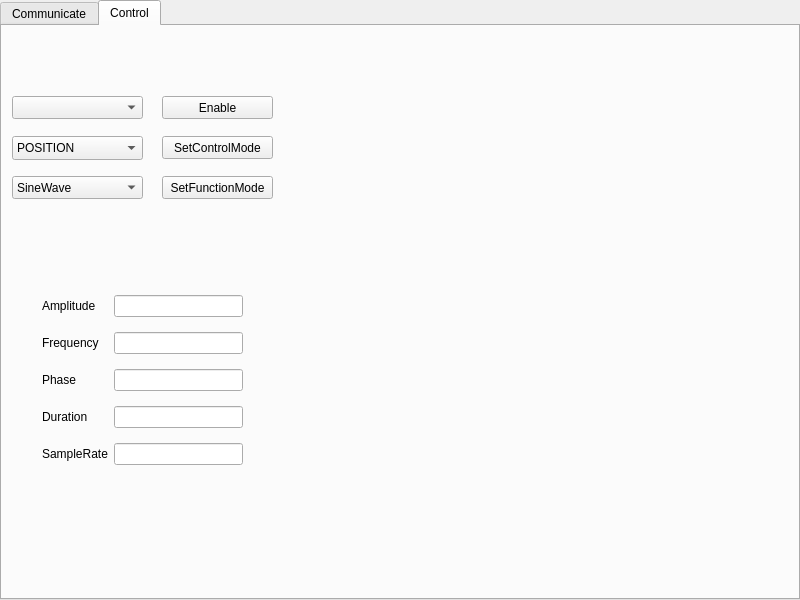
<?xml version="1.0" encoding="UTF-8"?>
<ui version="4.0">
    <class>FSA_Tool</class>
    <widget class="QMainWindow" name="FSA_Tool">
        <property name="geometry">
            <rect>
                <x>0</x>
                <y>0</y>
                <width>800</width>
                <height>600</height>
            </rect>
        </property>
        <property name="windowTitle">
            <string>MainWindow</string>
        </property>
        <widget class="QWidget" name="centralwidget">
            <widget class="QTabWidget" name="tabWidget">
                <property name="geometry">
                    <rect>
                        <x>0</x>
                        <y>0</y>
                        <width>800</width>
                        <height>600</height>
                    </rect>
                </property>
                <property name="currentIndex">
                    <number>1</number>
                </property>
                <widget class="QWidget" name="tab_communicate">
                    <attribute name="title">
                        <string>Communicate</string>
                    </attribute>
                </widget>
                <widget class="QWidget" name="tab_control">
                    <attribute name="title">
                        <string>Control</string>
                    </attribute>
                    <widget class="QComboBox" name="comboBox_controlMode">
                        <property name="geometry">
                            <rect>
                                <x>10</x>
                                <y>110</y>
                                <width>131</width>
                                <height>24</height>
                            </rect>
                        </property>
                        <item>
                            <property name="text">
                                <string>POSITION</string>
                            </property>
                        </item>
                        <item>
                            <property name="text">
                                <string>VELOCITY</string>
                            </property>
                        </item>
                        <item>
                            <property name="text">
                                <string>CURRENT</string>
                            </property>
                        </item>
                        <item>
                            <property name="text">
                                <string>PD</string>
                            </property>
                        </item>
                    </widget>
                    <widget class="QComboBox" name="comboBox_fsaList">
                        <property name="geometry">
                            <rect>
                                <x>10</x>
                                <y>70</y>
                                <width>131</width>
                                <height>23</height>
                            </rect>
                        </property>
                    </widget>
                    <widget class="QComboBox" name="comboBox_functionMode">
                        <property name="geometry">
                            <rect>
                                <x>10</x>
                                <y>150</y>
                                <width>131</width>
                                <height>23</height>
                            </rect>
                        </property>
                        <item>
                            <property name="text">
                                <string>SineWave</string>
                            </property>
                        </item>
                        <item>
                            <property name="text">
                                <string>BandWidth</string>
                            </property>
                        </item>
                    </widget>
                    <widget class="QPushButton" name="pushButton_setControlMode">
                        <property name="geometry">
                            <rect>
                                <x>160</x>
                                <y>110</y>
                                <width>111</width>
                                <height>23</height>
                            </rect>
                        </property>
                        <property name="text">
                            <string>SetControlMode</string>
                        </property>
                    </widget>
                    <widget class="QPushButton" name="pushButton_setFunctionMode">
                        <property name="geometry">
                            <rect>
                                <x>160</x>
                                <y>150</y>
                                <width>111</width>
                                <height>23</height>
                            </rect>
                        </property>
                        <property name="text">
                            <string>SetFunctionMode</string>
                        </property>
                    </widget>
                    <widget class="QPushButton" name="pushButton_enableFSA">
                        <property name="geometry">
                            <rect>
                                <x>160</x>
                                <y>70</y>
                                <width>111</width>
                                <height>23</height>
                            </rect>
                        </property>
                        <property name="text">
                            <string>Enable</string>
                        </property>
                    </widget>
                    <widget class="QStackedWidget" name="stackedWidget_configControlData">
                        <property name="geometry">
                            <rect>
                                <x>20</x>
                                <y>210</y>
                                <width>251</width>
                                <height>301</height>
                            </rect>
                        </property>
                        <property name="currentIndex">
                            <number>0</number>
                        </property>
                        <widget class="QWidget" name="page_sineWave">
                            <widget class="QWidget" name="gridLayoutWidget_2">
                                <property name="geometry">
                                    <rect>
                                        <x>20</x>
                                        <y>50</y>
                                        <width>201</width>
                                        <height>188</height>
                                    </rect>
                                </property>
                                <layout class="QGridLayout"
                                    name="gridLayout_sinwWave_sineWave_functionLayout">
                                    <item row="2" column="1">
                                        <widget class="QLineEdit" name="lineEdit_sinwWave_phase" />
                                    </item>
                                    <item row="0" column="0">
                                        <widget class="QLabel" name="label_sinwWave_amplitude">
                                            <property name="text">
                                                <string>Amplitude</string>
                                            </property>
                                        </widget>
                                    </item>
                                    <item row="0" column="1">
                                        <widget class="QLineEdit" name="lineEdit_sinwWave_amplitude" />
                                    </item>
                                    <item row="3" column="1">
                                        <widget class="QLineEdit" name="lineEdit_sinwWave_duration" />
                                    </item>
                                    <item row="4" column="1">
                                        <widget class="QLineEdit"
                                            name="lineEdit_sinwWave_sampleRate" />
                                    </item>
                                    <item row="1" column="1">
                                        <widget class="QLineEdit" name="lineEdit_sinwWave_frequency" />
                                    </item>
                                    <item row="1" column="0">
                                        <widget class="QLabel" name="label_sinwWave_frequency">
                                            <property name="text">
                                                <string>Frequency</string>
                                            </property>
                                        </widget>
                                    </item>
                                    <item row="2" column="0">
                                        <widget class="QLabel" name="label_sinwWave_phase">
                                            <property name="text">
                                                <string>Phase</string>
                                            </property>
                                        </widget>
                                    </item>
                                    <item row="3" column="0">
                                        <widget class="QLabel" name="label_sinwWave_duration">
                                            <property name="text">
                                                <string>Duration</string>
                                            </property>
                                        </widget>
                                    </item>
                                    <item row="4" column="0">
                                        <widget class="QLabel" name="label_sinwWave_sampleRate">
                                            <property name="text">
                                                <string>SampleRate</string>
                                            </property>
                                        </widget>
                                    </item>
                                </layout>
                            </widget>
                        </widget>
                        <widget class="QWidget" name="page_sweepWave">
                            <widget class="QWidget" name="gridLayoutWidget">
                                <property name="geometry">
                                    <rect>
                                        <x>20</x>
                                        <y>40</y>
                                        <width>201</width>
                                        <height>188</height>
                                    </rect>
                                </property>
                                <layout class="QGridLayout"
                                    name="gridLayout_sweepWave_functionLayout">
                                    <item row="4" column="1">
                                        <widget class="QLineEdit" name="lineEdit_sweepWave_duration" />
                                    </item>
                                    <item row="4" column="0">
                                        <widget class="QLabel" name="label_sweepWave_duration">
                                            <property name="text">
                                                <string>Duration</string>
                                            </property>
                                        </widget>
                                    </item>
                                    <item row="1" column="0">
                                        <widget class="QLabel" name="label_sweepWave_startFrequency">
                                            <property name="text">
                                                <string>StartFrequency</string>
                                            </property>
                                        </widget>
                                    </item>
                                    <item row="0" column="0">
                                        <widget class="QLabel" name="label_sweepWave_amplitude">
                                            <property name="text">
                                                <string>Amplitude</string>
                                            </property>
                                        </widget>
                                    </item>
                                    <item row="3" column="1">
                                        <widget class="QLineEdit" name="lineEdit_sweepWave_phase" />
                                    </item>
                                    <item row="0" column="1">
                                        <widget class="QLineEdit"
                                            name="lineEdit_sweepWave_amplitude" />
                                    </item>
                                    <item row="3" column="0">
                                        <widget class="QLabel" name="label_sweepWave_phase">
                                            <property name="text">
                                                <string>Phase</string>
                                            </property>
                                        </widget>
                                    </item>
                                    <item row="5" column="1">
                                        <widget class="QLineEdit"
                                            name="lineEdit_sweepWave_sampleRate" />
                                    </item>
                                    <item row="1" column="1">
                                        <widget class="QLineEdit"
                                            name="lineEdit_sweepWave_startFrequency" />
                                    </item>
                                    <item row="5" column="0">
                                        <widget class="QLabel" name="label_sweepWave_sampleRate">
                                            <property name="text">
                                                <string>SampleRate</string>
                                            </property>
                                        </widget>
                                    </item>
                                    <item row="2" column="1">
                                        <widget class="QLineEdit"
                                            name="lineEdit_sweepWave_endFrequency" />
                                    </item>
                                    <item row="2" column="0">
                                        <widget class="QLabel" name="label_sweepWave_endFrequency">
                                            <property name="text">
                                                <string>EndFrequency</string>
                                            </property>
                                        </widget>
                                    </item>
                                </layout>
                            </widget>
                        </widget>
                    </widget>
                </widget>
            </widget>
        </widget>
    </widget>
    <resources />
    <connections />
</ui>
